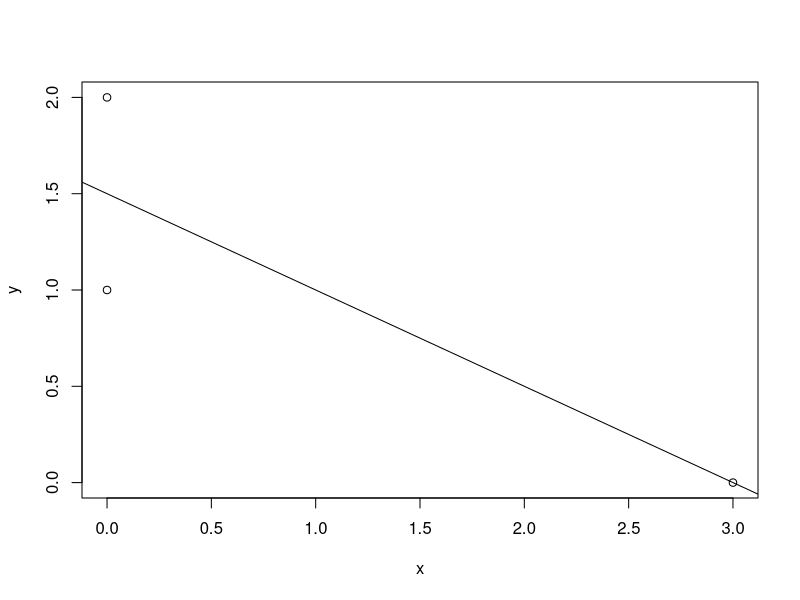

R code for this plot:
# Simple regression on a small sample: correlation coefficient r and coefficient of determination R^2.

x=c(0,0,3)
y=c(1,2,0)
Y=lm(y~x)
summary(Y)
cor(x,y)
cor(x,y)^2
plot(x,y)
abline(Y)
